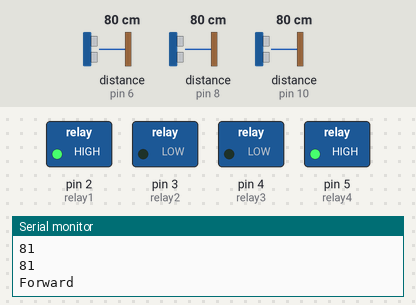
Bench run of a sketch on a simulated Arduino Uno, built with avr-gcc and run on an emulated ATmega328P. On the bench: switched loads named in the sketch (green lamp = pin HIGH), the last lines printed to the serial monitor. Inputs (shaded band) come from the test bench; at power-on: distance to the obstacle (sensors on pin 6, pin 8, pin 10) 80 cm. The echo pulse lasts 58.3 µs per cm.

Above: at 1.2 s.
1.3 s: distance to the obstacle (sensor on pin 6) set to 43 cm
2.8 s: distance to the obstacle (sensor on pin 6) set to 38 cm
At 3.1 s:
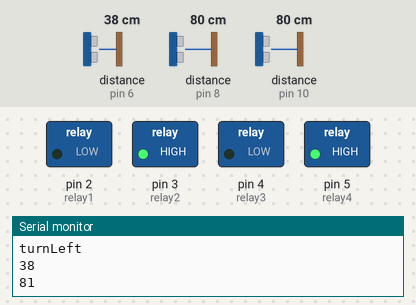
4.3 s: distance to the obstacle (sensor on pin 8) set to 44 cm
5.8 s: distance to the obstacle (sensor on pin 8) set to 38 cm
At 6.5 s:
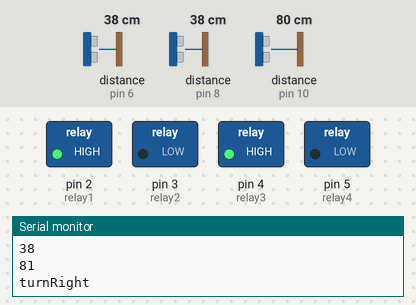
7.3 s: distance to the obstacle (sensor on pin 8) set to 60 cm
At 8.3 s:
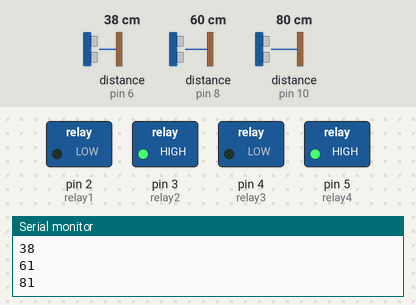
8.8 s: distance to the obstacle (sensor on pin 8) set to 2 cm
At 9.8 s:
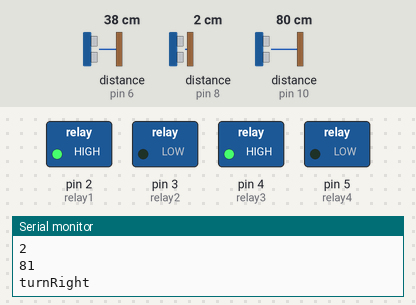
Timing chart, 0 to 11.3 s (numbered marks = the images above; inputs shaded):
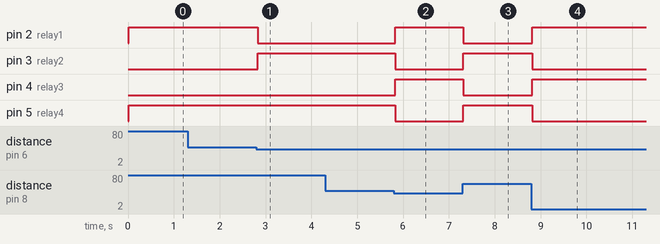

The sketch:

Free_Run.ino
```cpp
#include <NewPing.h>
int relay1=2;
int relay2=3;
int relay3=4;
int relay4=5;
int echo_front=6;
int trig_front=7;
int echo_left=8;
int trig_left=9;
int echo_right=10;
int trig_right=11;
NewPing front(trig_front, echo_front, 500);
NewPing left(trig_left, echo_left, 500);
NewPing right(trig_right, echo_right, 500);

long dFront,dLeft,dRight;

void setup()
{
  Serial.begin(115200);
  pinMode(trig_front,OUTPUT);
  pinMode(echo_front,INPUT);
  pinMode(trig_left,OUTPUT);
  pinMode(echo_left,INPUT);
  pinMode(trig_right,OUTPUT);
  pinMode(echo_right,INPUT);
  pinMode(relay1,OUTPUT);
  pinMode(relay2,OUTPUT);
  pinMode(relay3,OUTPUT);
  pinMode(relay4,OUTPUT);
}

void loop()
{

    sensor_front();
    sensor_left();
    sensor_right();


    if(dFront>40)
    {
      forward();
      delay(5);
    }
    else if (dLeft>40)
    {
      turnLeft();
      delay(20);
    }
     else if (dRight>40)
    {
      turnRight();
      delay(20);
    }

}

void sensor_front()
{
dFront=front.ping_cm();
Serial.println(dFront);

}

void sensor_left()
{
dLeft=left.ping_cm();
Serial.println(dLeft);
}

void sensor_right()
{
dRight=right.ping_cm();
Serial.println(dRight);
}
void forward()
{
digitalWrite(relay1,HIGH);
digitalWrite(relay2,LOW);
digitalWrite(relay3,LOW);
digitalWrite(relay4,HIGH);
Serial.println("Forward");

}

void stop1()
{
digitalWrite(relay1,LOW);
digitalWrite(relay2,LOW);
digitalWrite(relay3,LOW);
digitalWrite(relay4,LOW);
Serial.println("stop");
}

void turnLeft()
{
digitalWrite(relay1,LOW);
digitalWrite(relay2,HIGH);
digitalWrite(relay3,LOW);
digitalWrite(relay4,HIGH);
Serial.println("turnLeft");
}

void turnRight()
{
digitalWrite(relay1,HIGH);
digitalWrite(relay2,LOW);
digitalWrite(relay3,HIGH);
digitalWrite(relay4,LOW);
Serial.println("turnRight");
}
```

Measured:
- the behaviour switches between 41 and 40 cm on distance to the obstacle (sensor on pin 6) (found by bisection; images 0 and 1)
- the behaviour switches between 41 and 40 cm on distance to the obstacle (sensor on pin 8) (found by bisection; images 1 and 2)
- after the input at 2.8 s, pin 2 (relay1): HIGH → LOW at once; pin 3 (relay2): LOW → HIGH at once
- after the input at 5.8 s, pin 2 (relay1), pin 4 (relay3): LOW → HIGH at once; pin 3 (relay2), pin 5 (relay4): HIGH → LOW at once
- after the input at 7.3 s, pin 2 (relay1), pin 4 (relay3): HIGH → LOW at once; pin 3 (relay2), pin 5 (relay4): LOW → HIGH at once
- after the input at 8.8 s, pin 2 (relay1), pin 4 (relay3): LOW → HIGH at once; pin 3 (relay2), pin 5 (relay4): HIGH → LOW at once
